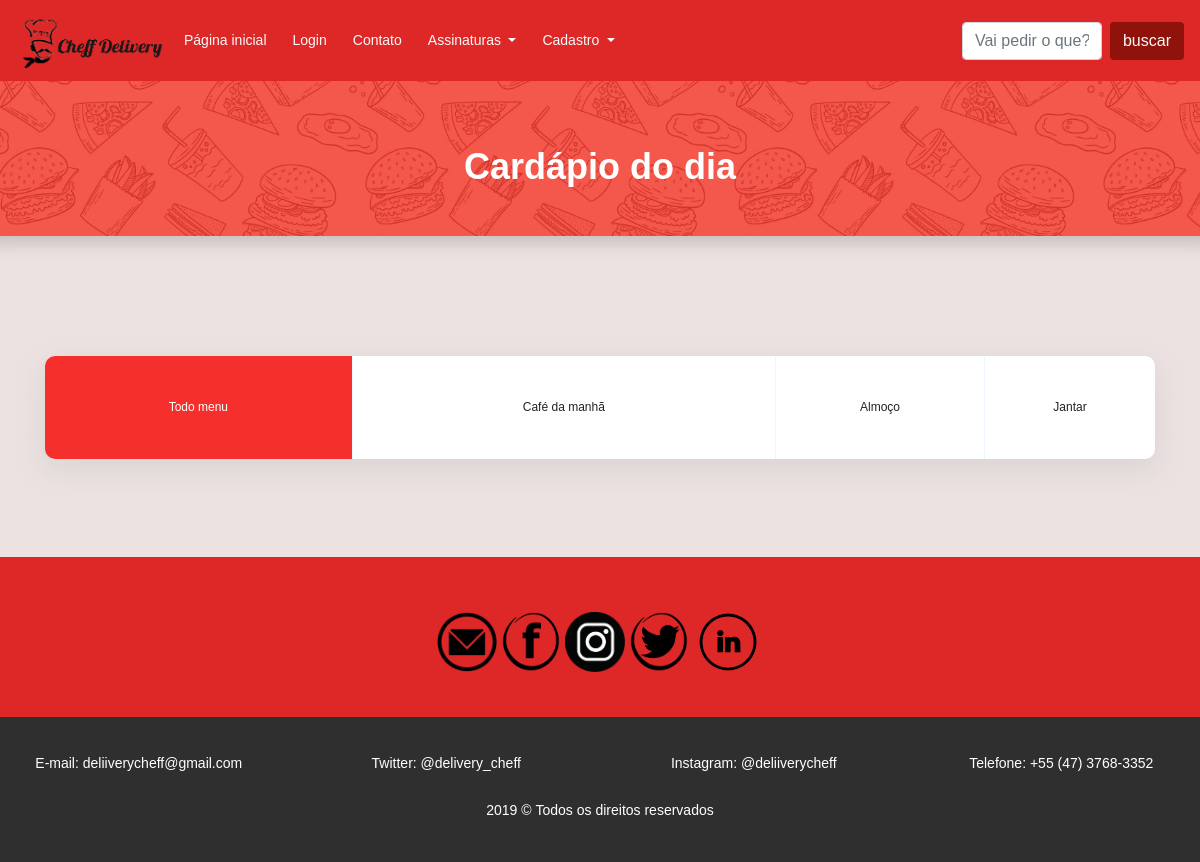
The app's page /cardapio.php, older data.
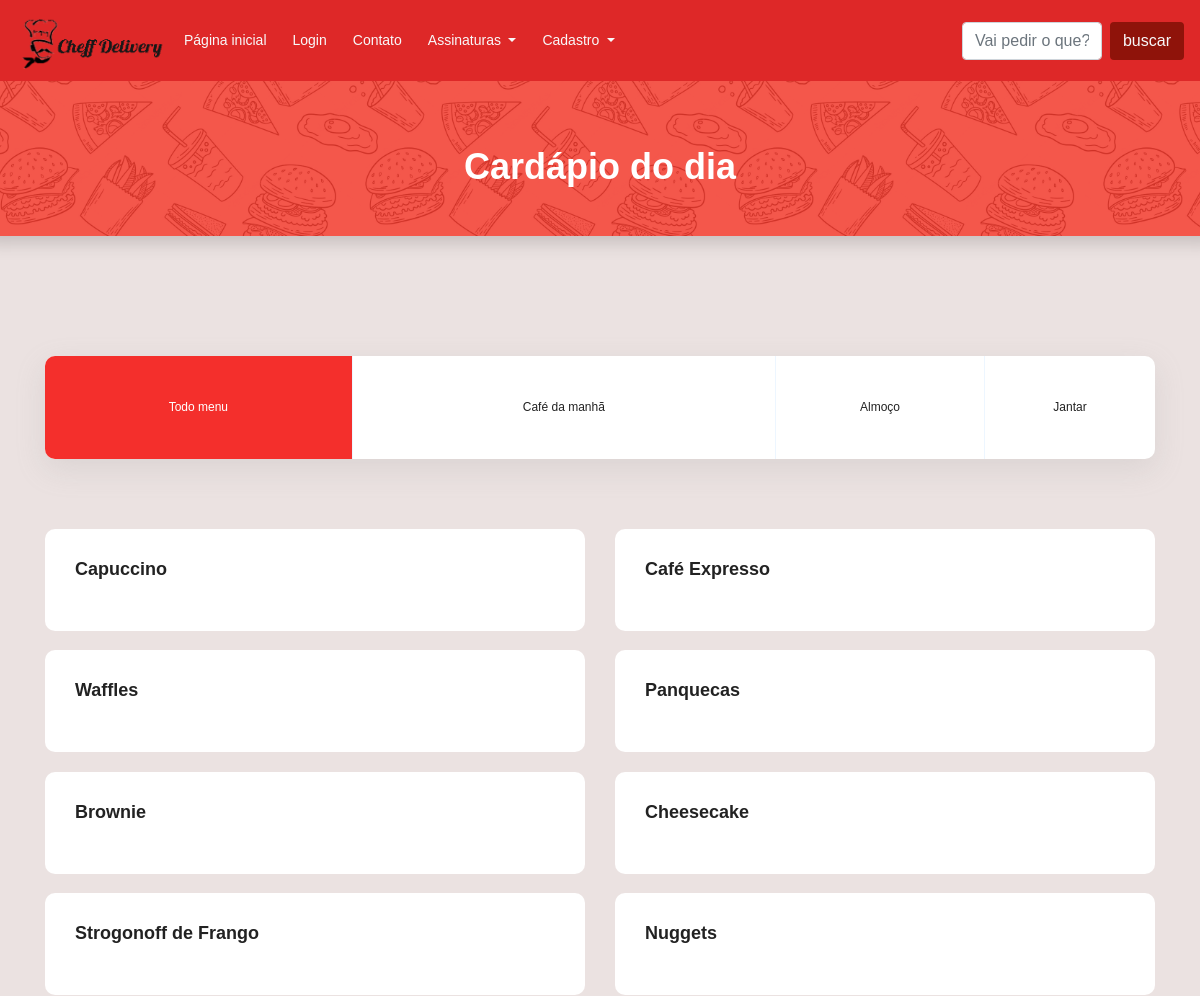
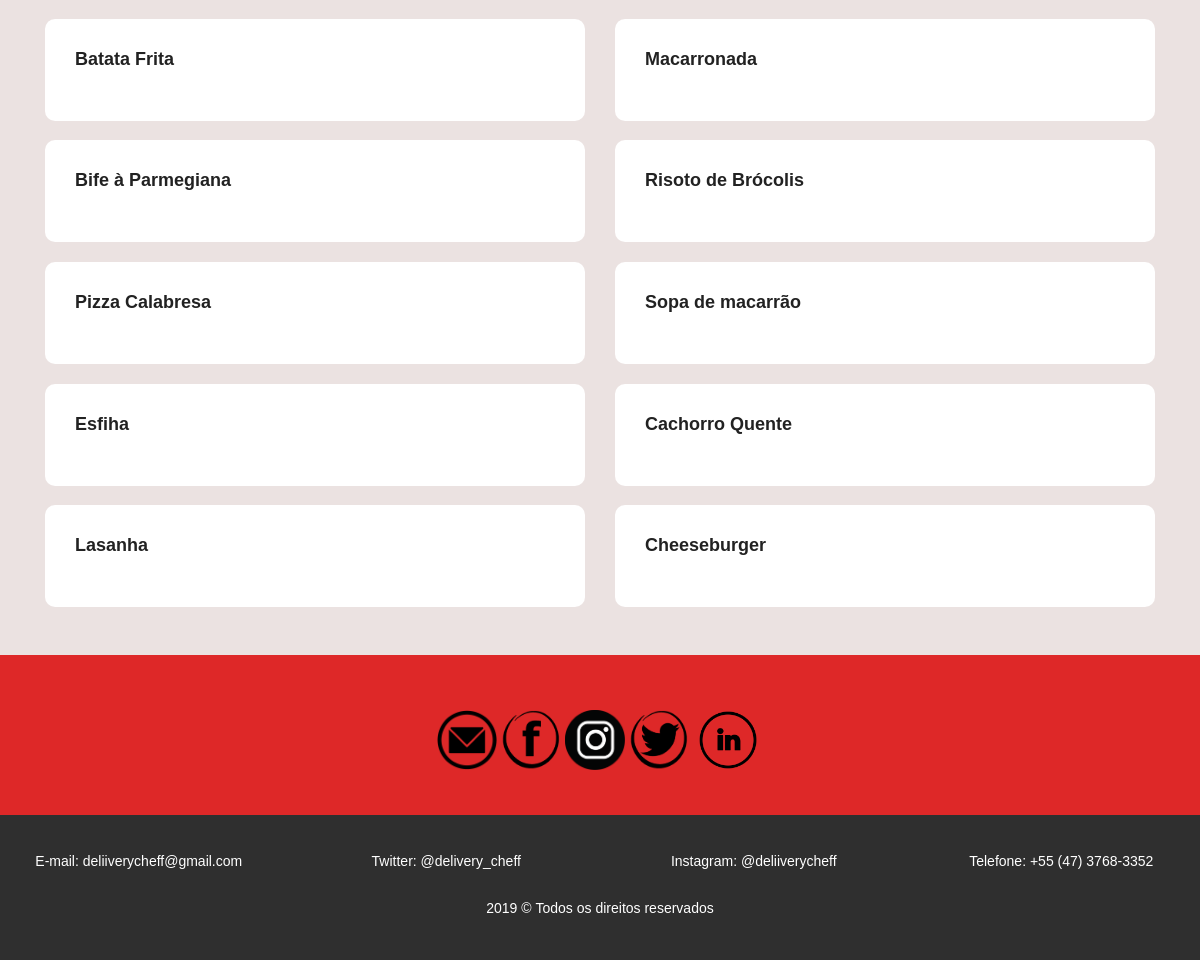
The same page, newer data (2 pictures, top to bottom).
### tables this page shows
CREATE TABLE `cardapio_dia` (
  `id_cardapio` int(11) NOT NULL,
  `nome_comida` varchar(255) NOT NULL,
  `categoria_comida` enum('cafe_manha','almoco','jantar') NOT NULL
);

### classes/site.class.php (called while the page is built, shortened)
<?php
class Site {
	public static function Navbar() {
		require_once "include/navbar.php";
	}
}
?>

### cardapio.php (the view, shortened to what this page needs)
<?php
require_once"include/conexao.php";
$lista = "SELECT * FROM cardapio_dia";
$queryCardapio = mysqli_query($con, $lista);
$lista = mysqli_fetch_all($queryCardapio, MYSQLI_ASSOC);
?>
<!DOCTYPE html>
<html lang="pt-br">
<head>
	<link rel="stylesheet" href="https://stackpath.bootstrapcdn.com/bootstrap/4.3.1/css/bootstrap.min.css">
	<link rel="stylesheet" type="text/css" href="media/css/estilos.css">
	<link rel="stylesheet" href="css/linearicons.css">
	<link rel="stylesheet" href="media/css/main.css">
</head>
<body >
	<?php
	require_once "header.php";
	?>
	<div class="row">
		<div class="shadow" style="  background-color: #f2392c ;
		background-image: url('media/images/food-pattern.png');
		min-height: 100px;
		min-width: 100%;
		background-size: 30%;
		background-position: center 1050px;">
		<div class="text-center my-5" >
			<h1 class="text-white pt-3">Cardápio do dia</h1>
		</div>
	</div>
</div>
<section class="menu-area " id="menu" style="padding-top:120px;background-color: rgb(235, 226, 225)!important; ">
	<div class="container">
		<ul class="filter-wrap filters col-lg-12 no-padding">
			<li class="active" data-filter="*">Todo menu</li>
			<li data-filter=".cafe_manha">Café da manhã</li>
			<li data-filter=".almoco">Almoço</li>
			<li data-filter=".jantar">Jantar</li>
		</ul>
		<div class="filters-content pb-5">
			<div class="row grid">
				<?php foreach ($lista as $item) { ?>
					<?php if (utf8_encode($item['categoria_comida']) == 'cafe_manha'){ ?>
						<div class="col-md-6 all cafe_manha">
							<div class="single-menu">
								<div class="title-wrap d-flex justify-content-between">
									<h4><?=utf8_encode($item['nome_comida'])?></h4>
								</div>
							</div>
						</div>
					<?php } ?>
					<?php if (utf8_encode($item['categoria_comida'])== 'almoco') { ?>
						<div class="col-md-6 all almoco">
							<div class="single-menu">
								<div class="title-wrap d-flex justify-content-between">
									<h4><?=utf8_encode($item['nome_comida'])?></h4>
								</div>
							</div>
						</div>
					<?php } ?>
					<?php if (utf8_encode($item['categoria_comida']) == 'jantar' ){ ?>
						<div class="col-md-6 all jantar">
							<div class="single-menu">
								<div class="title-wrap d-flex justify-content-between">
									<h4><?=utf8_encode($item['nome_comida'])?></h4>
								</div>
							</div>
						</div>
					<?php } ?>
				<?php } ?>
			</div>
		</div>
	</div>
</section>
<center>
  <div class="redes-sociais" style="background-color: #de2828;">
    <div class="container">
      <a href="https://mail.google.com/mail/u/0/#inbox?compose=DmwnWsTJtrnhxXwfpDgvhvzGsLRlLgjHgjcfzcQFCTNqvbqkMSDXnPTwMNHPSkbjVnnrBWWPBfJq"><img src="media/images/email.png" alt="email" title="email" class="icones"></a>
      <img src="media/images/facebook.png" alt="facebook" title="facebook" class="icones">
      <a href="https://www.instagram.com/deliiverycheff/?hl=pt-br"><img src="media/images/instagram.png" alt="instagram" title="instagram" id="instagram " class="icones"></a>
      <a href="https://twitter.com/delivery_cheff"><img src="media/images/twitter.png" alt="twitter" title="twitter" class="icones"></a>
      <img src="media/images/linkedin.png" alt="linkedin" title="linkedin" id="linkedin" class="icones">
    </center>
<footer>
 <div class="footer-item">
  <div class="row">
    <a href="https://mail.google.com/mail/u/0/#inbox?compose=DmwnWsTJtrnhxXwfpDgvhvzGsLRlLgjHgjcfzcQFCTNqvbqkMSDXnPTwMNHPSkbjVnnrBWWPBfJq" class="col-sm-12 col-md-3">E-mail: deliiverycheff@gmail.com</a>
    <a href="https://twitter.com/delivery_cheff" class="col-sm-12 col-md-3">Twitter: @delivery_cheff </a>
    <a href="https://www.instagram.com/deliiverycheff/?hl=pt-br"class="col-sm-12 col-md-3">Instagram: @deliiverycheff</a>
    <a href=""class="col-sm-12 col-md-3">Telefone: +55 (47) 3768-3352</a>
  </div>
</div>
<div id="negrito" class="mt-4">
  <p>2019 &copy; <strong>Todos os direitos reservados</strong></p>
</div>
</footer>
</body>
</html>

### header.php (shortened to what this page needs)
<?php
require_once"classes/site.class.php";
?>
<header>
  <header>
    <nav class="navbar navbar-expand-lg navbar-light"  style="background-color: #de2828; width: 100%;">
      <a href="index.php"><img src="media/images/cheffmenu2.png" style="height: 65px; width: 150px"></a>
      <div class="collapse navbar-collapse" id="navbarSupportedContent">
        <ul class="navbar-nav mr-auto">
          <?php if ($_SESSION['nome_usuario'] !== 'Administrador') { ?>
            <li class="nav-item active">
              <a class="nav-link text-light" href="index.php" style="margin-left: 10px;">Página inicial <span class="sr-only">(current)</span></a>
            </li>
            <li class="nav-item">
              <a class="nav-link text-light" href="login.php" style="margin-left: 10px;">Login</a>
            </li>
            <li class="nav-item">
              <a class="nav-link text-light" href="contato.php" style="margin-left: 10px;">Contato</a>
            </li>
            <li class="nav-item dropdown">
              <a class="nav-link dropdown-toggle text-light" href="#" id="navbarDropdown" role="button" data-toggle="dropdown" aria-haspopup="true" aria-expanded="false" style="margin-left: 10px;">
                Assinaturas
              </a>
            </li>
            <?php if(!isset($_SESSION['logado'])) { ?>
              <li class="nav-item dropdown">
                <a class="nav-link dropdown-toggle text-light" href="#" id="navbarDropdown2" role="button" data-toggle="dropdown" aria-haspopup="true" aria-expanded="false" style="margin-left: 10px;">
                  Cadastro
                </a>
              </li>
            <?php } ?>
          <?php } ?>
        </ul>
        <?php Site::Navbar(); ?>
        <form action="buscar.php" method="POST" target="principal" class="form-inline my-2 my-lg-0">
         <input name="buscar" type="text" class="form-control mr-sm-2" size="10" placeholder="Vai pedir o que?" aria-label="Search">
         <input type="submit" value="buscar" class="btn my-2 my-sm-0 text-light" style="background-color: rgb(143, 19, 10);">
       </form>
     </div>
   </nav>
 </header>

### include/navbar.php (shortened to what this page needs)
<!DOCTYPE html>
<html>
<head>
</head>
<body>
</body>
</html>

### media/css/estilos.css (style rules this page uses)
* { font-family: arial !important; }
.redes-sociais { height: 160px; width: 100%; }
.icones { width: 60px; height: 60px; margin-top: 50px; }
#linkedin { width: 70px; height: 70px; }
footer { background-color: rgba(47, 47, 47); overflow: hidden; height: 145px; }
.footer-item { margin-top: 35px; color: white; text-align: center; width: 100%: }
.footer-item a { color: white; text-decoration: none; }
#negrito { text-align: center; color: white; margin-top: 10px; }

### media/css/main.css (style rules this page uses)
body { color:#777;font-family:"Poppins",sans-serif;font-size:14px;font-weight:300;line-height:1.625em;position:relative }
ol,ul { margin:0;padding:0;list-style:none }
a { -webkit-transition:all 0.3s ease 0s;-moz-transition:all 0.3s ease 0s;-o-transition:all 0.3s ease 0s;transition:all 0.3s ease 0s }
a,a:focus,a:hover { text-decoration:none;outline:0 }
h1,h2,h3,h4,h5,h6 { font-family:"Poppins",sans-serif;color:#222;line-height:1.2em !important;margin-bottom:0;margin-top:0;font-weight:600 }
h1,.h1 { font-size:36px }
h4,.h4 { font-size:18px }
.text-white { color:#fff }
.text-center { text-align:center }
.no-padding { padding:0 }
h1 { font-size:36px }
h4 { font-size:18px }
h1,h2,h3,h4,h5,h6 { line-height:1.5em }
.menu-area { background:#f9f9ff }
.filter-wrap { background:#fff;border-radius:10px;box-shadow:0px 10px 30px 0px rgba(153,153,153,0.2) }
.menu-area .filters { text-align:center }
.menu-area .filters { padding:0;overflow:hidden }
.filter-wrap { display:table }
.filter-wrap li { display:table-cell;border-right:1px solid #edf6ff }
.filter-wrap li:last-child { border:none }
.menu-area .filters li { padding:40px 0px;max-width:184px;cursor:pointer;position:relative;color:#222;font-size:12px;font-weight:500 }
.menu-area .filters li:last-child { border-right:none }
.menu-area .filters li.active { color:#fff;background:#f42f2c }
.menu-area .filters-content { margin-top:50px }
.single-menu { background:#fff;border-radius:10px;padding:30px;margin-top:20px }
.single-menu .title-wrap { margin-bottom:20px }

Row changes from the older to the newer data that the page shows:
added cardapio_dia: nome_comida "Capuccino"
added cardapio_dia: nome_comida "Café Expresso"
added cardapio_dia: nome_comida "Waffles"
added cardapio_dia: nome_comida "Panquecas"
added cardapio_dia: nome_comida "Brownie"
added cardapio_dia: nome_comida "Cheesecake"
added cardapio_dia: nome_comida "Strogonoff de Frango"
added cardapio_dia: nome_comida "Nuggets"
added cardapio_dia: nome_comida "Batata Frita"
added cardapio_dia: nome_comida "Macarronada"
added cardapio_dia: nome_comida "Bife à Parmegiana"
added cardapio_dia: nome_comida "Risoto de Brócolis"
added cardapio_dia: nome_comida "Pizza Calabresa"
added cardapio_dia: nome_comida "Sopa de macarrão"
added cardapio_dia: nome_comida "Esfiha"
added cardapio_dia: nome_comida "Cachorro Quente"
added cardapio_dia: nome_comida "Lasanha"
added cardapio_dia: nome_comida "Cheeseburger"
